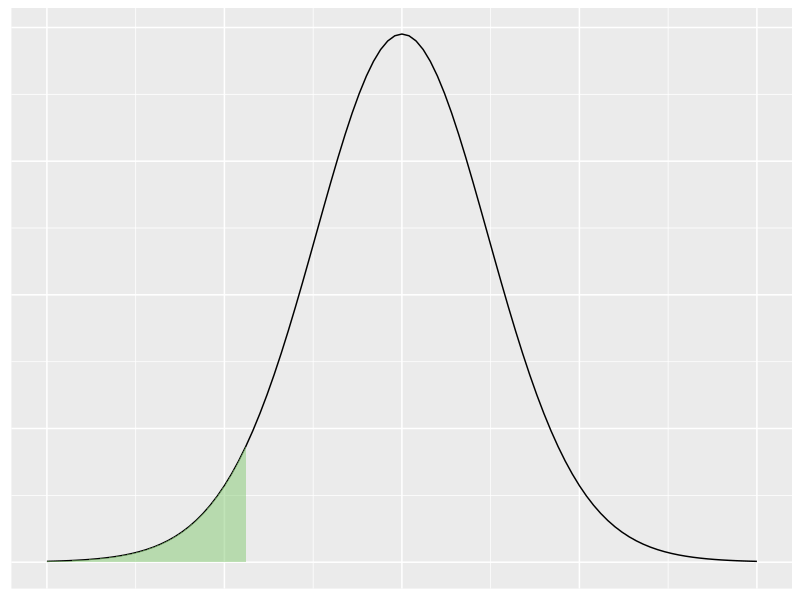

Generate this figure with R:
## ---- chunk 1
m <- 1300 
sd <- sqrt(40000)
x <- 979
z <- (x-m)/sd
round(1-pnorm(z),4)
## ---- chunk 2
m <- 11000 
sd <- sqrt(1960000)
x <- 8340
z <- (x-m)/sd
round(1-pnorm(z),4)
round(1-pnorm(x, m, sd), 4)
## ---- chunk 3
m <- 80 
sd <- 3
round(1 - pnorm(83, m, sd) - (1-pnorm(85, m, sd)), 4)
## ---- chunk 4
m <- 456 
sd <- 123
p <- 14/100
round(qnorm(p, m, sd, lower.tail = FALSE), 0)
## ---- chunk 5
m <- 6.13 
sd <- 0.06
p <- 7/100
round(qnorm(p, m, sd), 2)
round(qnorm(p, m, sd, lower.tail = FALSE), 2)
## ---- chunk 6
m <- 78.8 
sd <- 9.8
round(qnorm((20/100), m, sd), 0)
round(qnorm((45/100), m, sd, lower.tail = FALSE), 0)
## ---- chunk 7
m <- 21.2 
sd <- 5.4
p <- 45/100
round(qnorm(p, m, sd, lower.tail = FALSE), 1)
## ---- chunk 8
N <- 151
n <- 11
p <- 0.09
m <- N * p
sd <- sqrt(N*p*(1-p))
z <- (n-m)/sd
round(pnorm(z),4)
## ---- chunk 9
z <- (48.83-48)/7
round(1 - pnorm(z),4)
## ---- chunk 10
m <- 91
x <- 92.54
sd <- 10
z <- (x-m)/sd
round(pnorm(z, lower.tail = FALSE), 4)
## ---- chunk 11
n <- 540
p <- 0.07
dif <- -0.03
m <- n*p
sd <- sqrt(n*p*(1-p))
x <- n*(p+dif)
z <- (x-m)/sd
round(pnorm(z), 4)
## ---- chunk 12
n <- 602
p <- 0.23
dif <- 0.04 
m <- n*p
sd <- sqrt(n*p*(1-p))
x <- n*(p+dif)
z <- (x-m)/sd
round(pnorm(z, lower.tail = FALSE), 4)
## ---- chunk 13
n <- 208
x <- 3.9
sd <- 0.8
sdm <- sd / sqrt(n) 
z <- 1.282

round(x - z * sdm, 1)

round(x + z * sdm, 1)
## ---- chunk 14
n <- 7472
x <- 16.6
sd <- 11
sdm <- sd / sqrt(n) 
z <- 2.326

round(x - z * sdm, 1)

round(x + z * sdm, 1)
## ---- chunk 15
library(ggplot2)
funcShaded <- function(x) {
  df <- 26
  y <- dt(x, df)
  t_val <- qt(0.05, df)
  y[x > t_val] <- NA
  return(y)
}
ggplot(data.frame(x = c(-4, 4)), aes(x = x)) +
  stat_function(fun = dt, args = list(df = 26)) + 
  stat_function(fun=funcShaded, geom="area", fill="#84CA72", alpha=0.5) + 
  theme(axis.title.x=element_blank(),
        axis.text.x=element_blank(),
        axis.ticks.x=element_blank(),
        axis.title.y=element_blank(),
        axis.text.y=element_blank(),
        axis.ticks.y=element_blank())
## ---- chunk 16
qt(0.05, 26)
## ---- chunk 17
obs <- c(383.6, 347.1, 371.9, 347.6, 325.8, 337)
n <- length(obs)
m <- mean(obs)
round(m, 2)
## ---- chunk 18
sdm = sd(obs)
round(sdm, 2)
## ---- chunk 19
df <- n - 1
t <- qt(.9, df)
round(t, 3)
## ---- chunk 20
round(m-t*sdm, 2)
round(m+t*sdm, 2)
## ---- chunk 21
n <- 16
m <- 46.4
sdm <- 2.45
df <- n - 1
t <- qt(.8, df)
round(t, 3)
## ---- chunk 22
round(m-t*sdm, 2)
round(m+t*sdm, 2)
## ---- chunk 23
ci <- 0.99
z <- qnorm(1-(1-ci)/2)
sigma <- 1.9
moe <- 0.13
n <- ((z * sigma)/moe)**2
round(n, 0)
## ---- chunk 24
m <- 12.6
sigma <- sqrt(3.61)

ci <- 0.95
z <- qnorm(1-(1-ci)/2)
moe <- 0.19
n <- ((z * sigma)/moe)**2
round(n, 0)
## ---- chunk 25
N <- 2089
n <- 1734
p <- (N-n)/N
round(p, 3)
## ---- chunk 26
ci <- 0.98
m <- N * p
sdm <- sqrt((p*(1-p))/n)
df <- (N-n) - 1
t <- qt(ci, df)
round(p-t*sdm, 3)
round(p+t*sdm, 3)
## ---- chunk 27
N <- 474
n <- 156
p <- n/N
round(p, 3)
## ---- chunk 28
ci <- .95
m <- N * p
sdm <- sqrt((p*(1-p))/n)
df <- (N-n) - 1
t <- qt(ci, df)
round(p-t*sdm, 3)
round(p+t*sdm, 3)
